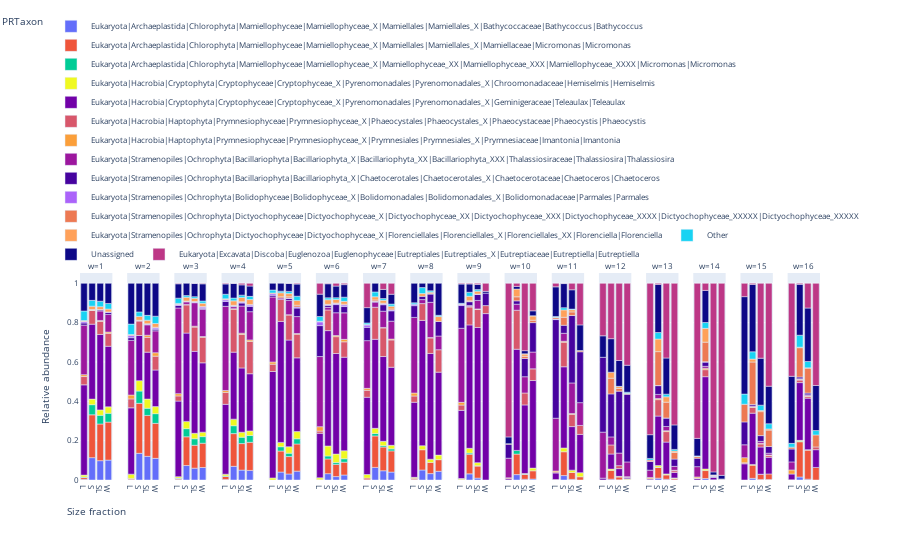

Notebook code for this chart:
### Markdown cell above
#### Explore the taxonomy in the samples and compare

### Code cell
#Produce interactive taxonomic barplots with plotly
phyld, top10d = taxbarplot(comm, newseparated, 'Genus', 5, 10, 'size_code')
